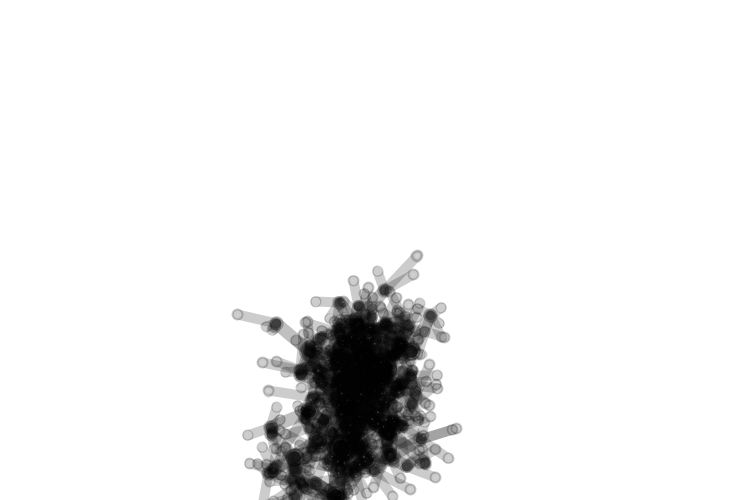
Frame 1 (no input)
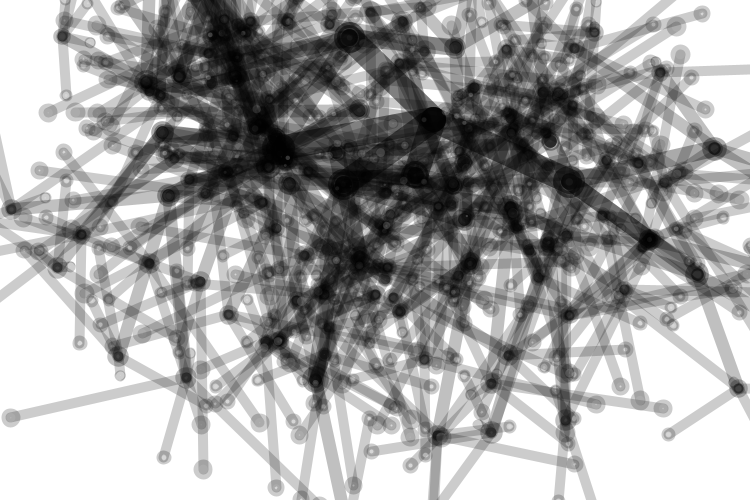
Frame 60 (the mouse pressed at the canvas centre just before this capture)
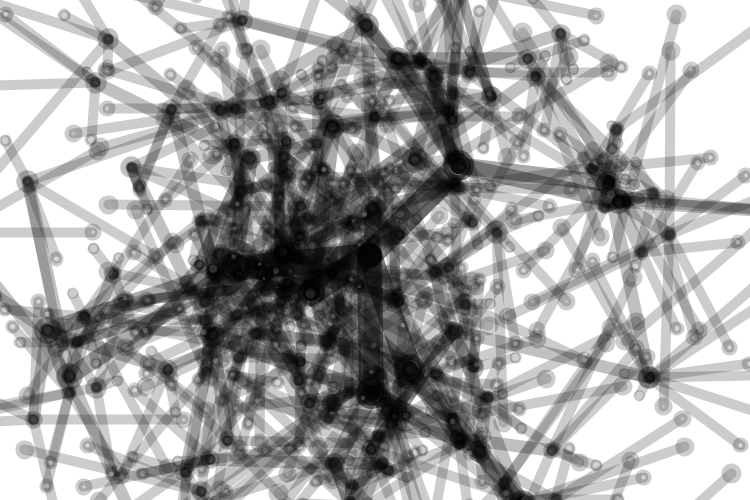
Frame 120 (the mouse held since frame 60 and released just before this capture)

The Processing sketch that drew these frames (run headless with seeded random() and noise(); from frame 60 on, the mouse is pressed at the canvas centre):

// Processing sketch: sketch_210831b
// ── sketch_210831b.pde
int _numChildren = 5;
int _maxLevels = 5;
Branch _trunk;

void setup(){
  size(750,500);
  background(255);
  noFill();
  smooth();
  newTree();
}

void newTree(){
  _trunk = new Branch(1,0,width/2,height/2);
  _trunk.drawMe();
}

void draw(){
  background(255);
  _trunk.updateMe(width/2, height/2);
  _trunk.drawMe();
}

class Branch{
  float level, index;
  float x,y;
  float endx, endy;
  float strokeW, alph;
  float len, lenChange;
  float rot, rotChange;
  
  Branch [] children = new Branch[0];

  Branch(float lev, float ind, float ex, float why){
    level = lev;
    index = ind;
    strokeW = (1/level)*50;
    alph = 255/level;
    len = (1/level)*random(200);
    rot = random(360);
    lenChange = random(10)-5;
    rotChange = random(10)-5;
    updateMe(ex, why);
    
    if(level<_maxLevels){
      children = new Branch[_numChildren];
      for(int x=0;x<_numChildren;x++){
        children[x] = new Branch(level+1,x,endx,endy);
      }
    }
  }
  
  void updateMe(float ex, float why){
    x = ex;
    y = why;
    
    rot+=rotChange;
    if (rot > 360){rot = 0;}
    else if(rot<0){rot = 360;}
    
    len -= lenChange;
    if(len < 0){lenChange *= -1;}
    else if( len > 200){lenChange *= -1;}
    
    float radian = radians(rot);
    
    endx = x+(len*cos(radian));
    endy = y+(len*sin(radian));
    
    for(int i=0; i<children.length;i++){
      children[i].updateMe(endx, endy);
    }
  }
  
  void drawMe(){
    if (level>1){
      strokeWeight(strokeW);
      stroke(0,alph);
      fill(255,alph);
      line(x,y,endx,endy);
      ellipse(endx,endy,len/20,len/20);
    }
    for(int i=0; i<children.length; i++){
      children[i].drawMe();
    }
  }


}
